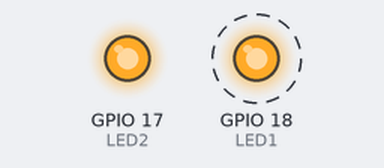
A sketch run on a simulated ESP32. Parts: output pins drawn as LEDs (lit = HIGH). Dashed ring = blinking.

Above: at 0.2 s.
At 5.2 s:
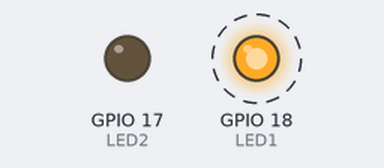
Timing chart, 0 to 6.9 s (numbered marks = the images above):
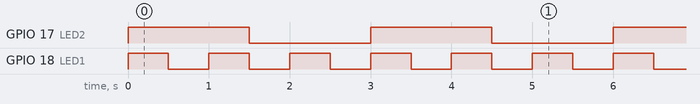

Measured:
- by itself, GPIO 17 (LED2): alternates HIGH for 1.5 s and LOW for 1.5 s
- by itself, GPIO 18 (LED1): alternates HIGH for 0.50 s and LOW for 0.50 s

The sketch:

esp32.ino
```cpp
#define LED1 18
#define LED2 17

#define THREAD_STACK_SIZE 1024

typedef struct {
  uint32_t t;
  uint8_t pin;
} blink_args_t;

const blink_args_t args1 = { t: 1000 / portTICK_PERIOD_MS, pin: LED1 };
const blink_args_t args2 = { t: 3000 / portTICK_PERIOD_MS, pin: LED2 };


void blink(void *pvParameters);

TaskHandle_t blink1_handle = NULL;
TaskHandle_t blink2_handle = NULL;

void setup() {
  pinMode(LED1, OUTPUT);
  pinMode(LED2, OUTPUT);

  digitalWrite(LED1, LOW);
  digitalWrite(LED2, LOW);

  xTaskCreate(blink, "blink1", THREAD_STACK_SIZE, (void *const)&args1, 1, &blink1_handle);
  xTaskCreate(blink, "blink2", THREAD_STACK_SIZE, (void *const)&args2, 1, &blink2_handle);
  // put your setup code here, to run once:
}

void loop() {
  // put your main code here, to run repeatedly:
}

void blink(void *pvParameters) {
  blink_args_t *args = (blink_args_t *)pvParameters;

  while (1) {
    digitalWrite(args->pin, HIGH);
    vTaskDelay(args->t / 2);
    digitalWrite(args->pin, LOW);
    vTaskDelay(args->t / 2);
  }
}
```
